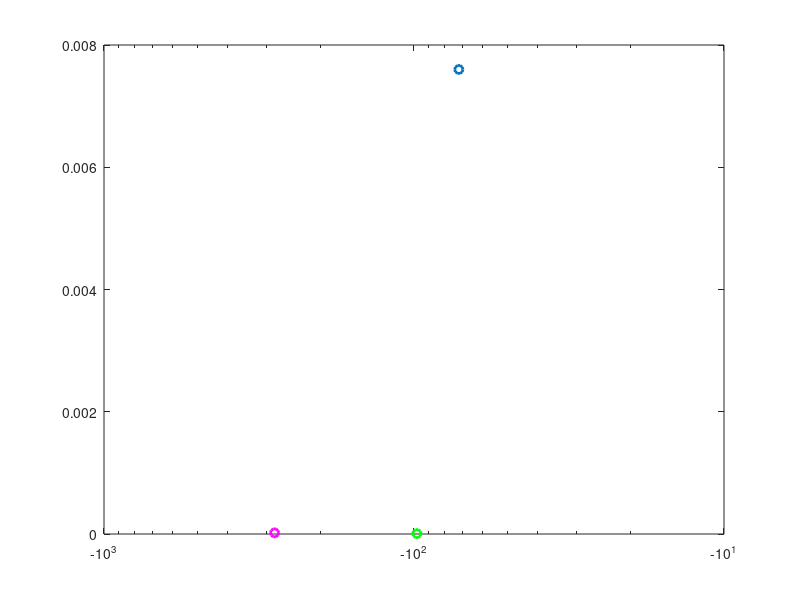

MATLAB code for this plot: (Note: this script raises an error after producing the figure.)
Ev5 = -71.6784;
Ev800 = -281.6;
Ev700 = -97.9053;
Isat5 = .0076;
Isat800 = 1.8778e-5;
Isat700 = 6.4519e-6;
semilogx(Ev5, Isat5, 'o', 'linewidth', 2)
hold on
semilogx(Ev800, Isat800, 'mo', 'linewidth', 2)
semilogx(Ev700, Isat700, 'go', 'linewidth', 2)
ylabel('E_A (V)', 'fontsize', f)
xlabel('I_{sat} (A)', 'fontsize', f)
axis([-1e3, -1e1, -.001, 8e-3])
legend('SI, 5V', 'MI, 800mV', 'WI, 700mV')
title('nMOS Early Voltage', 'fontsize', round(1.3*f))